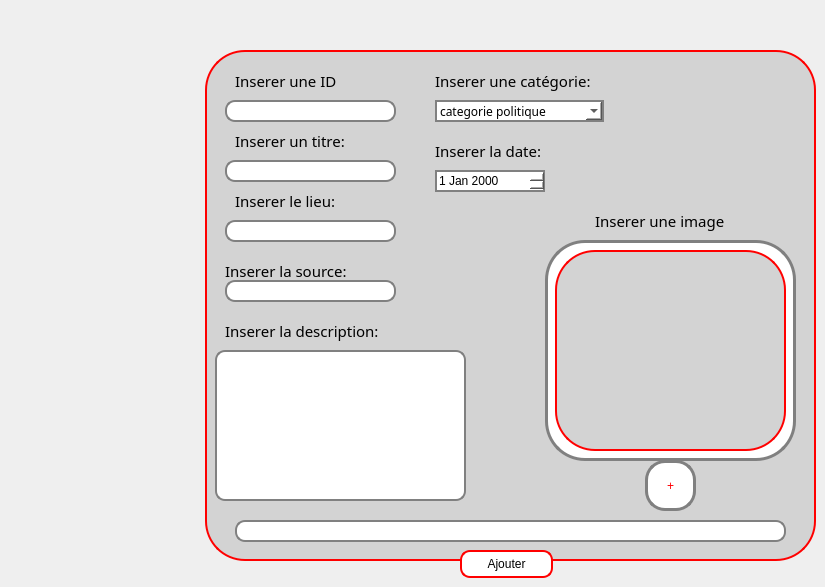
   <widget class="QWidget" name="tab_4">
    <attribute name="icon">
     <iconset>
      <normaloff>../../ressources/icons8-plus-2-mathématique-48.png</normaloff>../../ressources/icons8-plus-2-mathématique-48.png</iconset>
    </attribute>
    <attribute name="title">
     <string>Ajout</string>
    </attribute>
    <widget class="QFrame" name="frame_10">
     <property name="geometry">
      <rect>
       <x>205</x>
       <y>50</y>
       <width>611</width>
       <height>511</height>
      </rect>
     </property>
     <property name="focusPolicy">
      <enum>Qt::NoFocus</enum>
     </property>
     <property name="styleSheet">
      <string notr="true">border-radius: 40px;
background-color: rgb(211, 211, 211);

border: 2px solid red;
</string>
     </property>
     <property name="frameShape">
      <enum>QFrame::StyledPanel</enum>
     </property>
     <property name="frameShadow">
      <enum>QFrame::Plain</enum>
     </property>
     <property name="lineWidth">
      <number>8</number>
     </property>
     <property name="midLineWidth">
      <number>6</number>
     </property>
     <widget class="QLabel" name="label_14">
      <property name="geometry">
       <rect>
        <x>30</x>
        <y>80</y>
        <width>141</width>
        <height>21</height>
       </rect>
      </property>
      <property name="font">
       <font>
        <family>Arial Rounded MT Bold</family>
        <pointsize>11</pointsize>
       </font>
      </property>
      <property name="styleSheet">
       <string notr="true">

border: 0px solid gray;</string>
      </property>
      <property name="text">
       <string>Inserer un titre:</string>
      </property>
      <property name="scaledContents">
       <bool>false</bool>
      </property>
     </widget>
     <widget class="QLineEdit" name="le_id">
      <property name="geometry">
       <rect>
        <x>20</x>
        <y>50</y>
        <width>171</width>
        <height>22</height>
       </rect>
      </property>
      <property name="autoFillBackground">
       <bool>false</bool>
      </property>
      <property name="styleSheet">
       <string notr="true">background-color: rgb(255, 255, 255);
border-radius: 10px;
border: 2px solid gray;</string>
      </property>
      <property name="text">
       <string/>
      </property>
     </widget>
     <widget class="QLabel" name="label_15">
      <property name="geometry">
       <rect>
        <x>230</x>
        <y>90</y>
        <width>131</width>
        <height>21</height>
       </rect>
      </property>
      <property name="font">
       <font>
        <family>Arial Rounded MT Bold</family>
        <pointsize>11</pointsize>
       </font>
      </property>
      <property name="styleSheet">
       <string notr="true">

border: 0px solid gray;</string>
      </property>
      <property name="text">
       <string>Inserer la date:</string>
      </property>
      <property name="scaledContents">
       <bool>false</bool>
      </property>
     </widget>
     <widget class="QLabel" name="label_16">
      <property name="geometry">
       <rect>
        <x>30</x>
        <y>140</y>
        <width>131</width>
        <height>21</height>
       </rect>
      </property>
      <property name="font">
       <font>
        <family>Arial Rounded MT Bold</family>
        <pointsize>11</pointsize>
       </font>
      </property>
      <property name="styleSheet">
       <string notr="true">

border: 0px solid gray;</string>
      </property>
      <property name="text">
       <string>Inserer le lieu:</string>
      </property>
      <property name="scaledContents">
       <bool>false</bool>
      </property>
     </widget>
     <widget class="QLineEdit" name="le_lieu">
      <property name="geometry">
       <rect>
        <x>20</x>
        <y>170</y>
        <width>171</width>
        <height>22</height>
       </rect>
      </property>
      <property name="styleSheet">
       <string notr="true">background-color: rgb(255, 255, 255);
border-radius: 10px;
border: 2px solid gray;</string>
      </property>
     </widget>
     <widget class="QLabel" name="label_17">
      <property name="geometry">
       <rect>
        <x>20</x>
        <y>210</y>
        <width>161</width>
        <height>21</height>
       </rect>
      </property>
      <property name="font">
       <font>
        <family>Arial Rounded MT Bold</family>
        <pointsize>11</pointsize>
       </font>
      </property>
      <property name="styleSheet">
       <string notr="true">

border: 0px solid gray;</string>
      </property>
      <property name="text">
       <string>Inserer la source:</string>
      </property>
      <property name="scaledContents">
       <bool>false</bool>
      </property>
     </widget>
     <widget class="QLineEdit" name="le_source">
      <property name="geometry">
       <rect>
        <x>20</x>
        <y>230</y>
        <width>171</width>
        <height>22</height>
       </rect>
      </property>
      <property name="styleSheet">
       <string notr="true">background-color: rgb(255, 255, 255);
border-radius: 10px;
border: 2px solid gray;</string>
      </property>
     </widget>
     <widget class="QLabel" name="label_18">
      <property name="geometry">
       <rect>
        <x>20</x>
        <y>270</y>
        <width>201</width>
        <height>21</height>
       </rect>
      </property>
      <property name="font">
       <font>
        <family>Arial Rounded MT Bold</family>
        <pointsize>11</pointsize>
       </font>
      </property>
      <property name="styleSheet">
       <string notr="true">

border: 0px solid gray;</string>
      </property>
      <property name="text">
       <string>Inserer la description:</string>
      </property>
      <property name="scaledContents">
       <bool>false</bool>
      </property>
     </widget>
     <widget class="QTextEdit" name="le_description">
      <property name="geometry">
       <rect>
        <x>10</x>
        <y>300</y>
        <width>251</width>
        <height>151</height>
       </rect>
      </property>
      <property name="styleSheet">
       <string notr="true">background-color: rgb(255, 255, 255);
border-radius: 10px;
border: 2px solid gray;</string>
      </property>
     </widget>
     <widget class="QLabel" name="label_19">
      <property name="geometry">
       <rect>
        <x>230</x>
        <y>20</y>
        <width>201</width>
        <height>21</height>
       </rect>
      </property>
      <property name="font">
       <font>
        <family>Arial Rounded MT Bold</family>
        <pointsize>11</pointsize>
       </font>
      </property>
      <property name="styleSheet">
       <string notr="true">

border: 0px solid gray;</string>
      </property>
      <property name="frameShape">
       <enum>QFrame::NoFrame</enum>
      </property>
      <property name="text">
       <string>Inserer une catégorie:</string>
      </property>
     </widget>
     <widget class="QComboBox" name="le_categorie">
      <property name="geometry">
       <rect>
        <x>230</x>
        <y>50</y>
        <width>169</width>
        <height>22</height>
       </rect>
      </property>
      <property name="font">
       <font>
        <family>Arial Rounded MT Bold</family>
       </font>
      </property>
      <property name="styleSheet">
       <string notr="true">border-radius: 0px;
border: 2px solid gray;
background-color: rgb(255, 255, 255);</string>
      </property>
      <property name="editable">
       <bool>false</bool>
      </property>
      <item>
       <property name="text">
        <string>categorie politique</string>
       </property>
      </item>
      <item>
       <property name="text">
        <string>categorie sport</string>
       </property>
      </item>
      <item>
       <property name="text">
        <string>categorie meteo</string>
       </property>
      </item>
      <item>
       <property name="text">
        <string>categorie espace</string>
       </property>
      </item>
      <item>
       <property name="text">
        <string>categorie filmatographie</string>
       </property>
      </item>
      <item>
       <property name="text">
        <string>categorie technologique</string>
       </property>
      </item>
      <item>
       <property name="text">
        <string>categorie sante</string>
       </property>
      </item>
      <item>
       <property name="text">
        <string>categorie divers</string>
       </property>
      </item>
     </widget>
     <widget class="QGraphicsView" name="le_apercu">
      <property name="geometry">
       <rect>
        <x>340</x>
        <y>190</y>
        <width>251</width>
        <height>221</height>
       </rect>
      </property>
      <property name="autoFillBackground">
       <bool>false</bool>
      </property>
      <property name="styleSheet">
       <string notr="true">background-color: rgb(255, 255, 255);

border: 3px solid gray;
border-radius: 40px;
background: white;
</string>
      </property>
      <property name="frameShape">
       <enum>QFrame::StyledPanel</enum>
      </property>
      <property name="frameShadow">
       <enum>QFrame::Sunken</enum>
      </property>
      <property name="lineWidth">
       <number>3</number>
      </property>
      <property name="midLineWidth">
       <number>2</number>
      </property>
     </widget>
     <widget class="QPushButton" name="pushButton_10">
      <property name="geometry">
       <rect>
        <x>440</x>
        <y>410</y>
        <width>51</width>
        <height>51</height>
       </rect>
      </property>
      <property name="styleSheet">
       <string notr="true">background-color: rgb(255, 255, 255);
font: 30pt &quot;Impact&quot;;
color: rgb(255, 0, 4);


border: 3px solid gray;
border-radius: 20px;
background: white;
</string>
      </property>
      <property name="text">
       <string>+</string>
      </property>
      <property name="checkable">
       <bool>false</bool>
      </property>
      <property name="autoRepeat">
       <bool>false</bool>
      </property>
     </widget>
     <widget class="QLabel" name="label_20">
      <property name="geometry">
       <rect>
        <x>390</x>
        <y>160</y>
        <width>171</width>
        <height>21</height>
       </rect>
      </property>
      <property name="font">
       <font>
        <family>Arial Rounded MT Bold</family>
        <pointsize>11</pointsize>
        <weight>50</weight>
        <italic>false</italic>
        <bold>false</bold>
       </font>
      </property>
      <property name="styleSheet">
       <string notr="true">background-color: rgb(211, 211, 211);


border: 0px solid gray;</string>
      </property>
      <property name="frameShape">
       <enum>QFrame::Panel</enum>
      </property>
      <property name="text">
       <string>Inserer une image</string>
      </property>
     </widget>
     <widget class="QLineEdit" name="le_titre">
      <property name="geometry">
       <rect>
        <x>20</x>
        <y>110</y>
        <width>171</width>
        <height>22</height>
       </rect>
      </property>
      <property name="autoFillBackground">
       <bool>false</bool>
      </property>
      <property name="styleSheet">
       <string notr="true">background-color: rgb(255, 255, 255);
border-radius: 10px;
border: 2px solid gray;</string>
      </property>
      <property name="text">
       <string/>
      </property>
     </widget>
     <widget class="QLabel" name="label_21">
      <property name="geometry">
       <rect>
        <x>30</x>
        <y>20</y>
        <width>141</width>
        <height>21</height>
       </rect>
      </property>
      <property name="font">
       <font>
        <family>Arial Rounded MT Bold</family>
        <pointsize>11</pointsize>
       </font>
      </property>
      <property name="styleSheet">
       <string notr="true">

border: 0px solid gray;</string>
      </property>
      <property name="text">
       <string>Inserer une ID</string>
      </property>
      <property name="scaledContents">
       <bool>false</bool>
      </property>
     </widget>
     <widget class="QDateEdit" name="le_date">
      <property name="geometry">
       <rect>
        <x>230</x>
        <y>120</y>
        <width>110</width>
        <height>22</height>
       </rect>
      </property>
      <property name="styleSheet">
       <string notr="true">background-color: rgb(255, 255, 255);

border: 2px solid gray;</string>
      </property>
     </widget>
     <widget class="QLabel" name="le_image">
      <property name="geometry">
       <rect>
        <x>350</x>
        <y>200</y>
        <width>231</width>
        <height>201</height>
       </rect>
      </property>
      <property name="text">
       <string/>
      </property>
     </widget>
     <widget class="QLineEdit" name="le_imgurl">
      <property name="geometry">
       <rect>
        <x>30</x>
        <y>470</y>
        <width>551</width>
        <height>22</height>
       </rect>
      </property>
      <property name="styleSheet">
       <string notr="true">background-color: rgb(255, 255, 255);
border-radius: 10px;
border: 2px solid gray;</string>
      </property>
     </widget>
    </widget>
    <widget class="QPushButton" name="pushButton">
     <property name="geometry">
      <rect>
       <x>460</x>
       <y>550</y>
       <width>93</width>
       <height>28</height>
      </rect>
     </property>
     <property name="styleSheet">
      <string notr="true">QPushButton {
background-color: rgb(255, 255, 255);
color: rgb(0, 0, 0);
border-radius: 10px;
/*border-width: 3px;*/
   /* border-color: #E80F88;
    border-style: solid;*/
border: 2px solid red;
   /* border-radius: 10;*/
   /* padding: 4px;*/
    font-size: 12px;
    padding-left: 5px;
    padding-right: 5px;

}


QPushButton:hover {
background-color: qlineargradient(spread:pad, x1:0, y1:0, x2:0, y2:1, stop:0 rgb(200, 200, 255), stop:1 rgb(200, 200, 255));
color: rgb(255, 255, 255);
 border-color: #AF0171;
}</string>
     </property>
     <property name="text">
      <string>Ajouter</string>
     </property>
    </widget>
   </widget>
